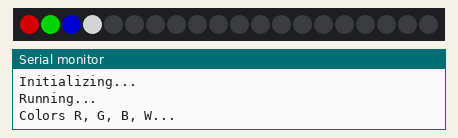
Simulated run of this sketch. Board: ESP8266 (NodeMCU). Parts: 20 RGB LEDs in strip order, left to right, the last lines printed to the serial monitor. Dim RGB values are drawn brighter than linear.

Above: at 0.6 s.
At 1.1 s:
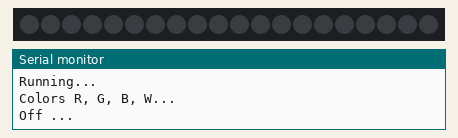

Measured:
- what the display in image 0 shows lasts 0.5 s, from 0.5 s to 1.0 s

The sketch:

NeoPixelTest.ino
```cpp
// NeoPixelTest
// This example will cycle between showing four pixels as Red, Green, Blue, White
// and then showing those pixels as Black.
//
// Included but commented out are examples of configuring a NeoPixelBus for
// different color order including an extra white channel, different data speeds, and
// for Esp8266 different methods to send the data.
// NOTE: You will need to make sure to pick the one for your platform
//
//
// There is serial output of the current state so you can confirm and follow along
//

#include <NeoPixelBus.h>

const uint16_t PixelCount = 20; // this example assumes 4 pixels, making it smaller will cause a failure
const uint8_t PixelPin = D0;  // make sure to set this to the correct pin, ignored for Esp8266

#define colorSaturation 128

// three element pixels, in different order and speeds
//NeoPixelBus<NeoGrbFeature, Neo800KbpsMethod> strip(PixelCount, PixelPin);
//NeoPixelBus<NeoRgbFeature, Neo400KbpsMethod> strip(PixelCount, PixelPin);

// For Esp8266, the Pin is omitted and it uses GPIO3 due to DMA hardware use.
// There are other Esp8266 alternative methods that provide more pin options, but also have
// other side effects.
//NeoPixelBus<NeoGrbFeature, Neo800KbpsMethod> strip(PixelCount);
//
// NeoEsp8266Uart800KbpsMethod uses GPI02 instead

// You can also use one of these for Esp8266,
// each having their own restrictions
//
// These two are the same as above as the DMA method is the default
// NOTE: These will ignore the PIN and use GPI03 pin
//NeoPixelBus<NeoGrbFeature, NeoEsp8266Dma800KbpsMethod> strip(PixelCount, PixelPin);
//NeoPixelBus<NeoRgbFeature, NeoEsp8266Dma400KbpsMethod> strip(PixelCount, PixelPin);

// Uart method is good for the Esp-01 or other pin restricted modules
// NOTE: These will ignore the PIN and use GPI02 pin
//NeoPixelBus<NeoGrbFeature, NeoEsp8266Uart800KbpsMethod> strip(PixelCount, PixelPin);
//NeoPixelBus<NeoRgbFeature, NeoEsp8266Uart400KbpsMethod> strip(PixelCount, PixelPin);

// The bitbang method is really only good if you are not using WiFi features of the ESP
// It works with all but pin 16
//NeoPixelBus<NeoGrbFeature, NeoEsp8266BitBang800KbpsMethod> strip(PixelCount, PixelPin);
NeoPixelBus<NeoRgbFeature, NeoEsp8266BitBang400KbpsMethod> strip(PixelCount, PixelPin);
//NeoPixelBus<NeoRgbFeature, Neo400KbpsMethod> strip(PixelCount, PixelPin);

// four element pixels, RGBW
//NeoPixelBus<NeoRgbwFeature, Neo800KbpsMethod> strip(PixelCount, PixelPin);

RgbColor red(colorSaturation, 0, 0);
RgbColor green(0, colorSaturation, 0);
RgbColor blue(0, 0, colorSaturation);
RgbColor white(colorSaturation);
RgbColor black(0);

HslColor hslRed(red);
HslColor hslGreen(green);
HslColor hslBlue(blue);
HslColor hslWhite(white);
HslColor hslBlack(black);


void setup()
{
    Serial.begin(115200);
    while (!Serial); // wait for serial attach

    Serial.println();
    Serial.println("Initializing...");
    Serial.flush();

    // this resets all the neopixels to an off state
    strip.Begin();
    strip.Show();


    Serial.println();
    Serial.println("Running...");
}


void loop()
{
    delay(500);

    Serial.println("Colors R, G, B, W...");

    // set the colors,
    // if they don't match in order, you need to use NeoGrbFeature feature
    strip.SetPixelColor(0, red);
    strip.SetPixelColor(1, green);
    strip.SetPixelColor(2, blue);
    strip.SetPixelColor(3, white);
    // the following line demonstrates rgbw color support
    // if the NeoPixels are rgbw types the following line will compile
    // if the NeoPixels are anything else, the following line will give an error
    //strip.SetPixelColor(3, RgbwColor(colorSaturation));
    strip.Show();


    delay(500);

    Serial.println("Off ...");

    // turn off the pixels
    strip.SetPixelColor(0, black);
    strip.SetPixelColor(1, black);
    strip.SetPixelColor(2, black);
    strip.SetPixelColor(3, black);
    strip.Show();

    delay(500);

    Serial.println("HSL Colors R, G, B, W...");

    // set the colors,
    // if they don't match in order, you may need to use NeoGrbFeature feature
    strip.SetPixelColor(0, hslRed);
    strip.SetPixelColor(1, hslGreen);
    strip.SetPixelColor(2, hslBlue);
    strip.SetPixelColor(3, hslWhite);
    strip.Show();


    delay(500);

    Serial.println("Off again...");

    // turn off the pixels
    strip.SetPixelColor(0, hslBlack);
    strip.SetPixelColor(1, hslBlack);
    strip.SetPixelColor(2, hslBlack);
    strip.SetPixelColor(3, hslBlack);
    strip.Show();

}
```
